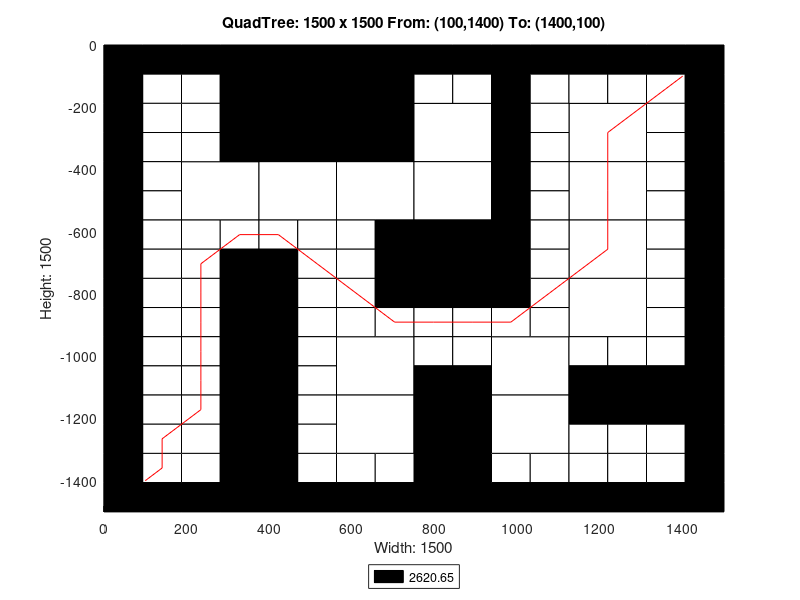

This figure's MATLAB source:
axis([0 1500 -1500 0]);
title('QuadTree: 1500 x 1500 From: (100,1400) To: (1400,100)');
xlabel('Width: 1500');
ylabel('Height: 1500');
rectangle('Position',[375 -375 375 375], 'FaceColor',[0 0 0]);
rectangle('Position',[187.5 -562.5 187.5 187.5], 'FaceColor',[1 1 1]);
rectangle('Position',[375 -562.5 187.5 187.5], 'FaceColor',[1 1 1]);
rectangle('Position',[562.5 -562.5 187.5 187.5], 'FaceColor',[1 1 1]);
rectangle('Position',[750 -375 187.5 187.5], 'FaceColor',[1 1 1]);
rectangle('Position',[1125 -375 187.5 187.5], 'FaceColor',[1 1 1]);
rectangle('Position',[750 -562.5 187.5 187.5], 'FaceColor',[1 1 1]);
rectangle('Position',[750 -750 187.5 187.5], 'FaceColor',[0 0 0]);
rectangle('Position',[1125 -562.5 187.5 187.5], 'FaceColor',[1 1 1]);
rectangle('Position',[1125 -750 187.5 187.5], 'FaceColor',[1 1 1]);
rectangle('Position',[562.5 -1125 187.5 187.5], 'FaceColor',[1 1 1]);
rectangle('Position',[562.5 -1312.5 187.5 187.5], 'FaceColor',[1 1 1]);
rectangle('Position',[937.5 -1125 187.5 187.5], 'FaceColor',[1 1 1]);
rectangle('Position',[1125 -937.5 187.5 187.5], 'FaceColor',[1 1 1]);
rectangle('Position',[750 -1312.5 187.5 187.5], 'FaceColor',[0 0 0]);
rectangle('Position',[937.5 -1312.5 187.5 187.5], 'FaceColor',[1 1 1]);
rectangle('Position',[750 -1500 187.5 187.5], 'FaceColor',[0 0 0]);
rectangle('Position',[0 -93.75 93.75 93.75], 'FaceColor',[0 0 0]);
rectangle('Position',[93.75 -93.75 93.75 93.75], 'FaceColor',[0 0 0]);
rectangle('Position',[0 -187.5 93.75 93.75], 'FaceColor',[0 0 0]);
rectangle('Position',[93.75 -187.5 93.75 93.75], 'FaceColor',[1 1 1]);
rectangle('Position',[187.5 -93.75 93.75 93.75], 'FaceColor',[0 0 0]);
rectangle('Position',[281.25 -93.75 93.75 93.75], 'FaceColor',[0 0 0]);
rectangle('Position',[187.5 -187.5 93.75 93.75], 'FaceColor',[1 1 1]);
rectangle('Position',[281.25 -187.5 93.75 93.75], 'FaceColor',[0 0 0]);
rectangle('Position',[0 -281.25 93.75 93.75], 'FaceColor',[0 0 0]);
rectangle('Position',[93.75 -281.25 93.75 93.75], 'FaceColor',[1 1 1]);
rectangle('Position',[0 -375 93.75 93.75], 'FaceColor',[0 0 0]);
rectangle('Position',[93.75 -375 93.75 93.75], 'FaceColor',[1 1 1]);
rectangle('Position',[187.5 -281.25 93.75 93.75], 'FaceColor',[1 1 1]);
rectangle('Position',[281.25 -281.25 93.75 93.75], 'FaceColor',[0 0 0]);
rectangle('Position',[187.5 -375 93.75 93.75], 'FaceColor',[1 1 1]);
rectangle('Position',[281.25 -375 93.75 93.75], 'FaceColor',[0 0 0]);
rectangle('Position',[0 -468.75 93.75 93.75], 'FaceColor',[0 0 0]);
rectangle('Position',[93.75 -468.75 93.75 93.75], 'FaceColor',[1 1 1]);
rectangle('Position',[0 -562.5 93.75 93.75], 'FaceColor',[0 0 0]);
rectangle('Position',[93.75 -562.5 93.75 93.75], 'FaceColor',[1 1 1]);
rectangle('Position',[0 -656.25 93.75 93.75], 'FaceColor',[0 0 0]);
rectangle('Position',[93.75 -656.25 93.75 93.75], 'FaceColor',[1 1 1]);
rectangle('Position',[0 -750 93.75 93.75], 'FaceColor',[0 0 0]);
rectangle('Position',[93.75 -750 93.75 93.75], 'FaceColor',[1 1 1]);
rectangle('Position',[187.5 -656.25 93.75 93.75], 'FaceColor',[1 1 1]);
rectangle('Position',[281.25 -656.25 93.75 93.75], 'FaceColor',[1 1 1]);
rectangle('Position',[187.5 -750 93.75 93.75], 'FaceColor',[1 1 1]);
rectangle('Position',[281.25 -750 93.75 93.75], 'FaceColor',[0 0 0]);
rectangle('Position',[375 -656.25 93.75 93.75], 'FaceColor',[1 1 1]);
rectangle('Position',[468.75 -656.25 93.75 93.75], 'FaceColor',[1 1 1]);
rectangle('Position',[375 -750 93.75 93.75], 'FaceColor',[0 0 0]);
rectangle('Position',[468.75 -750 93.75 93.75], 'FaceColor',[1 1 1]);
rectangle('Position',[562.5 -656.25 93.75 93.75], 'FaceColor',[1 1 1]);
rectangle('Position',[656.25 -656.25 93.75 93.75], 'FaceColor',[0 0 0]);
rectangle('Position',[562.5 -750 93.75 93.75], 'FaceColor',[1 1 1]);
rectangle('Position',[656.25 -750 93.75 93.75], 'FaceColor',[0 0 0]);
rectangle('Position',[750 -93.75 93.75 93.75], 'FaceColor',[0 0 0]);
rectangle('Position',[843.75 -93.75 93.75 93.75], 'FaceColor',[0 0 0]);
rectangle('Position',[750 -187.5 93.75 93.75], 'FaceColor',[1 1 1]);
rectangle('Position',[843.75 -187.5 93.75 93.75], 'FaceColor',[1 1 1]);
rectangle('Position',[937.5 -93.75 93.75 93.75], 'FaceColor',[0 0 0]);
rectangle('Position',[1031.25 -93.75 93.75 93.75], 'FaceColor',[0 0 0]);
rectangle('Position',[937.5 -187.5 93.75 93.75], 'FaceColor',[0 0 0]);
rectangle('Position',[1031.25 -187.5 93.75 93.75], 'FaceColor',[1 1 1]);
rectangle('Position',[937.5 -281.25 93.75 93.75], 'FaceColor',[0 0 0]);
rectangle('Position',[1031.25 -281.25 93.75 93.75], 'FaceColor',[1 1 1]);
rectangle('Position',[937.5 -375 93.75 93.75], 'FaceColor',[0 0 0]);
rectangle('Position',[1031.25 -375 93.75 93.75], 'FaceColor',[1 1 1]);
rectangle('Position',[1125 -93.75 93.75 93.75], 'FaceColor',[0 0 0]);
rectangle('Position',[1218.75 -93.75 93.75 93.75], 'FaceColor',[0 0 0]);
rectangle('Position',[1125 -187.5 93.75 93.75], 'FaceColor',[1 1 1]);
rectangle('Position',[1218.75 -187.5 93.75 93.75], 'FaceColor',[1 1 1]);
rectangle('Position',[1312.5 -93.75 93.75 93.75], 'FaceColor',[0 0 0]);
rectangle('Position',[1406.25 -93.75 93.75 93.75], 'FaceColor',[0 0 0]);
rectangle('Position',[1312.5 -187.5 93.75 93.75], 'FaceColor',[1 1 1]);
rectangle('Position',[1406.25 -187.5 93.75 93.75], 'FaceColor',[0 0 0]);
rectangle('Position',[1312.5 -281.25 93.75 93.75], 'FaceColor',[1 1 1]);
rectangle('Position',[1406.25 -281.25 93.75 93.75], 'FaceColor',[0 0 0]);
rectangle('Position',[1312.5 -375 93.75 93.75], 'FaceColor',[1 1 1]);
rectangle('Position',[1406.25 -375 93.75 93.75], 'FaceColor',[0 0 0]);
rectangle('Position',[937.5 -468.75 93.75 93.75], 'FaceColor',[0 0 0]);
rectangle('Position',[1031.25 -468.75 93.75 93.75], 'FaceColor',[1 1 1]);
rectangle('Position',[937.5 -562.5 93.75 93.75], 'FaceColor',[0 0 0]);
rectangle('Position',[1031.25 -562.5 93.75 93.75], 'FaceColor',[1 1 1]);
rectangle('Position',[937.5 -656.25 93.75 93.75], 'FaceColor',[0 0 0]);
rectangle('Position',[1031.25 -656.25 93.75 93.75], 'FaceColor',[1 1 1]);
rectangle('Position',[937.5 -750 93.75 93.75], 'FaceColor',[0 0 0]);
rectangle('Position',[1031.25 -750 93.75 93.75], 'FaceColor',[1 1 1]);
rectangle('Position',[1312.5 -468.75 93.75 93.75], 'FaceColor',[1 1 1]);
rectangle('Position',[1406.25 -468.75 93.75 93.75], 'FaceColor',[0 0 0]);
rectangle('Position',[1312.5 -562.5 93.75 93.75], 'FaceColor',[1 1 1]);
rectangle('Position',[1406.25 -562.5 93.75 93.75], 'FaceColor',[0 0 0]);
rectangle('Position',[1312.5 -656.25 93.75 93.75], 'FaceColor',[1 1 1]);
rectangle('Position',[1406.25 -656.25 93.75 93.75], 'FaceColor',[0 0 0]);
rectangle('Position',[1312.5 -750 93.75 93.75], 'FaceColor',[1 1 1]);
rectangle('Position',[1406.25 -750 93.75 93.75], 'FaceColor',[0 0 0]);
rectangle('Position',[0 -843.75 93.75 93.75], 'FaceColor',[0 0 0]);
rectangle('Position',[93.75 -843.75 93.75 93.75], 'FaceColor',[1 1 1]);
rectangle('Position',[0 -937.5 93.75 93.75], 'FaceColor',[0 0 0]);
rectangle('Position',[93.75 -937.5 93.75 93.75], 'FaceColor',[1 1 1]);
rectangle('Position',[187.5 -843.75 93.75 93.75], 'FaceColor',[1 1 1]);
rectangle('Position',[281.25 -843.75 93.75 93.75], 'FaceColor',[0 0 0]);
rectangle('Position',[187.5 -937.5 93.75 93.75], 'FaceColor',[1 1 1]);
rectangle('Position',[281.25 -937.5 93.75 93.75], 'FaceColor',[0 0 0]);
rectangle('Position',[0 -1031.25 93.75 93.75], 'FaceColor',[0 0 0]);
rectangle('Position',[93.75 -1031.25 93.75 93.75], 'FaceColor',[1 1 1]);
rectangle('Position',[0 -1125 93.75 93.75], 'FaceColor',[0 0 0]);
rectangle('Position',[93.75 -1125 93.75 93.75], 'FaceColor',[1 1 1]);
rectangle('Position',[187.5 -1031.25 93.75 93.75], 'FaceColor',[1 1 1]);
rectangle('Position',[281.25 -1031.25 93.75 93.75], 'FaceColor',[0 0 0]);
rectangle('Position',[187.5 -1125 93.75 93.75], 'FaceColor',[1 1 1]);
rectangle('Position',[281.25 -1125 93.75 93.75], 'FaceColor',[0 0 0]);
rectangle('Position',[375 -843.75 93.75 93.75], 'FaceColor',[0 0 0]);
rectangle('Position',[468.75 -843.75 93.75 93.75], 'FaceColor',[1 1 1]);
rectangle('Position',[375 -937.5 93.75 93.75], 'FaceColor',[0 0 0]);
rectangle('Position',[468.75 -937.5 93.75 93.75], 'FaceColor',[1 1 1]);
rectangle('Position',[562.5 -843.75 93.75 93.75], 'FaceColor',[1 1 1]);
rectangle('Position',[656.25 -843.75 93.75 93.75], 'FaceColor',[0 0 0]);
rectangle('Position',[562.5 -937.5 93.75 93.75], 'FaceColor',[1 1 1]);
rectangle('Position',[656.25 -937.5 93.75 93.75], 'FaceColor',[1 1 1]);
rectangle('Position',[375 -1031.25 93.75 93.75], 'FaceColor',[0 0 0]);
rectangle('Position',[468.75 -1031.25 93.75 93.75], 'FaceColor',[1 1 1]);
rectangle('Position',[375 -1125 93.75 93.75], 'FaceColor',[0 0 0]);
rectangle('Position',[468.75 -1125 93.75 93.75], 'FaceColor',[1 1 1]);
rectangle('Position',[0 -1218.75 93.75 93.75], 'FaceColor',[0 0 0]);
rectangle('Position',[93.75 -1218.75 93.75 93.75], 'FaceColor',[1 1 1]);
rectangle('Position',[0 -1312.5 93.75 93.75], 'FaceColor',[0 0 0]);
rectangle('Position',[93.75 -1312.5 93.75 93.75], 'FaceColor',[1 1 1]);
rectangle('Position',[187.5 -1218.75 93.75 93.75], 'FaceColor',[1 1 1]);
rectangle('Position',[281.25 -1218.75 93.75 93.75], 'FaceColor',[0 0 0]);
rectangle('Position',[187.5 -1312.5 93.75 93.75], 'FaceColor',[1 1 1]);
rectangle('Position',[281.25 -1312.5 93.75 93.75], 'FaceColor',[0 0 0]);
rectangle('Position',[0 -1406.25 93.75 93.75], 'FaceColor',[0 0 0]);
rectangle('Position',[93.75 -1406.25 93.75 93.75], 'FaceColor',[1 1 1]);
rectangle('Position',[0 -1500 93.75 93.75], 'FaceColor',[0 0 0]);
rectangle('Position',[93.75 -1500 93.75 93.75], 'FaceColor',[0 0 0]);
rectangle('Position',[187.5 -1406.25 93.75 93.75], 'FaceColor',[1 1 1]);
rectangle('Position',[281.25 -1406.25 93.75 93.75], 'FaceColor',[0 0 0]);
rectangle('Position',[187.5 -1500 93.75 93.75], 'FaceColor',[0 0 0]);
rectangle('Position',[281.25 -1500 93.75 93.75], 'FaceColor',[0 0 0]);
rectangle('Position',[375 -1218.75 93.75 93.75], 'FaceColor',[0 0 0]);
rectangle('Position',[468.75 -1218.75 93.75 93.75], 'FaceColor',[1 1 1]);
rectangle('Position',[375 -1312.5 93.75 93.75], 'FaceColor',[0 0 0]);
rectangle('Position',[468.75 -1312.5 93.75 93.75], 'FaceColor',[1 1 1]);
rectangle('Position',[375 -1406.25 93.75 93.75], 'FaceColor',[0 0 0]);
rectangle('Position',[468.75 -1406.25 93.75 93.75], 'FaceColor',[1 1 1]);
rectangle('Position',[375 -1500 93.75 93.75], 'FaceColor',[0 0 0]);
rectangle('Position',[468.75 -1500 93.75 93.75], 'FaceColor',[0 0 0]);
rectangle('Position',[562.5 -1406.25 93.75 93.75], 'FaceColor',[1 1 1]);
rectangle('Position',[656.25 -1406.25 93.75 93.75], 'FaceColor',[1 1 1]);
rectangle('Position',[562.5 -1500 93.75 93.75], 'FaceColor',[0 0 0]);
rectangle('Position',[656.25 -1500 93.75 93.75], 'FaceColor',[0 0 0]);
rectangle('Position',[750 -843.75 93.75 93.75], 'FaceColor',[0 0 0]);
rectangle('Position',[843.75 -843.75 93.75 93.75], 'FaceColor',[0 0 0]);
rectangle('Position',[750 -937.5 93.75 93.75], 'FaceColor',[1 1 1]);
rectangle('Position',[843.75 -937.5 93.75 93.75], 'FaceColor',[1 1 1]);
rectangle('Position',[937.5 -843.75 93.75 93.75], 'FaceColor',[0 0 0]);
rectangle('Position',[1031.25 -843.75 93.75 93.75], 'FaceColor',[1 1 1]);
rectangle('Position',[937.5 -937.5 93.75 93.75], 'FaceColor',[1 1 1]);
rectangle('Position',[1031.25 -937.5 93.75 93.75], 'FaceColor',[1 1 1]);
rectangle('Position',[750 -1031.25 93.75 93.75], 'FaceColor',[1 1 1]);
rectangle('Position',[843.75 -1031.25 93.75 93.75], 'FaceColor',[1 1 1]);
rectangle('Position',[750 -1125 93.75 93.75], 'FaceColor',[0 0 0]);
rectangle('Position',[843.75 -1125 93.75 93.75], 'FaceColor',[0 0 0]);
rectangle('Position',[1312.5 -843.75 93.75 93.75], 'FaceColor',[1 1 1]);
rectangle('Position',[1406.25 -843.75 93.75 93.75], 'FaceColor',[0 0 0]);
rectangle('Position',[1312.5 -937.5 93.75 93.75], 'FaceColor',[1 1 1]);
rectangle('Position',[1406.25 -937.5 93.75 93.75], 'FaceColor',[0 0 0]);
rectangle('Position',[1125 -1031.25 93.75 93.75], 'FaceColor',[1 1 1]);
rectangle('Position',[1218.75 -1031.25 93.75 93.75], 'FaceColor',[1 1 1]);
rectangle('Position',[1125 -1125 93.75 93.75], 'FaceColor',[0 0 0]);
rectangle('Position',[1218.75 -1125 93.75 93.75], 'FaceColor',[0 0 0]);
rectangle('Position',[1312.5 -1031.25 93.75 93.75], 'FaceColor',[1 1 1]);
rectangle('Position',[1406.25 -1031.25 93.75 93.75], 'FaceColor',[0 0 0]);
rectangle('Position',[1312.5 -1125 93.75 93.75], 'FaceColor',[0 0 0]);
rectangle('Position',[1406.25 -1125 93.75 93.75], 'FaceColor',[0 0 0]);
rectangle('Position',[937.5 -1406.25 93.75 93.75], 'FaceColor',[1 1 1]);
rectangle('Position',[1031.25 -1406.25 93.75 93.75], 'FaceColor',[1 1 1]);
rectangle('Position',[937.5 -1500 93.75 93.75], 'FaceColor',[0 0 0]);
rectangle('Position',[1031.25 -1500 93.75 93.75], 'FaceColor',[0 0 0]);
rectangle('Position',[1125 -1218.75 93.75 93.75], 'FaceColor',[0 0 0]);
rectangle('Position',[1218.75 -1218.75 93.75 93.75], 'FaceColor',[0 0 0]);
rectangle('Position',[1125 -1312.5 93.75 93.75], 'FaceColor',[1 1 1]);
rectangle('Position',[1218.75 -1312.5 93.75 93.75], 'FaceColor',[1 1 1]);
rectangle('Position',[1312.5 -1218.75 93.75 93.75], 'FaceColor',[0 0 0]);
rectangle('Position',[1406.25 -1218.75 93.75 93.75], 'FaceColor',[0 0 0]);
rectangle('Position',[1312.5 -1312.5 93.75 93.75], 'FaceColor',[1 1 1]);
rectangle('Position',[1406.25 -1312.5 93.75 93.75], 'FaceColor',[0 0 0]);
rectangle('Position',[1125 -1406.25 93.75 93.75], 'FaceColor',[1 1 1]);
rectangle('Position',[1218.75 -1406.25 93.75 93.75], 'FaceColor',[1 1 1]);
rectangle('Position',[1125 -1500 93.75 93.75], 'FaceColor',[0 0 0]);
rectangle('Position',[1218.75 -1500 93.75 93.75], 'FaceColor',[0 0 0]);
rectangle('Position',[1312.5 -1406.25 93.75 93.75], 'FaceColor',[1 1 1]);
rectangle('Position',[1406.25 -1406.25 93.75 93.75], 'FaceColor',[0 0 0]);
rectangle('Position',[1312.5 -1500 93.75 93.75], 'FaceColor',[0 0 0]);
rectangle('Position',[1406.25 -1500 93.75 93.75], 'FaceColor',[0 0 0]);
X=[1400,1359.38,1218.75,1218.75,1218.75,1078.12,984.375,890.625,796.875,703.125,609.375,515.625,421.875,328.125,234.375,234.375,234.375,234.375,234.375,234.375,140.625,140.625,100];
Y=[-100,-140.625,-281.25,-468.75,-656.25,-796.875,-890.625,-890.625,-890.625,-890.625,-796.875,-703.125,-609.375,-609.375,-703.125,-796.875,-890.625,-984.375,-1078.12,-1171.88,-1265.62,-1359.38,-1400];
hold on;
plot(X,Y,'r');
legend('2620.65','Location','southoutside');
